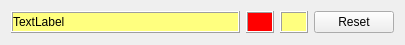
<?xml version="1.0" encoding="UTF-8"?>
<ui version="4.0">
 <class>TextStyleEditorWidget</class>
 <widget class="QWidget" name="TextStyleEditorWidget">
  <property name="geometry">
   <rect>
    <x>0</x>
    <y>0</y>
    <width>405</width>
    <height>45</height>
   </rect>
  </property>
  <property name="windowTitle">
   <string>Form</string>
  </property>
  <layout class="QGridLayout">
   <item row="0" column="0">
    <layout class="QHBoxLayout">
     <item>
      <widget class="QFrame" name="frame_3">
       <property name="sizePolicy">
        <sizepolicy hsizetype="Expanding" vsizetype="Preferred">
         <horstretch>0</horstretch>
         <verstretch>0</verstretch>
        </sizepolicy>
       </property>
       <property name="minimumSize">
        <size>
         <width>60</width>
         <height>20</height>
        </size>
       </property>
       <property name="autoFillBackground">
        <bool>false</bool>
       </property>
       <property name="frameShape">
        <enum>QFrame::Box</enum>
       </property>
       <property name="frameShadow">
        <enum>QFrame::Raised</enum>
       </property>
       <layout class="QHBoxLayout">
        <property name="spacing">
         <number>0</number>
        </property>
        <property name="margin">
         <number>0</number>
        </property>
        <item>
         <widget class="TextDisplayLabel" name="testZoneLabel">
          <property name="palette">
           <palette>
            <active>
             <colorrole role="Base">
              <brush brushstyle="SolidPattern">
               <color alpha="255">
                <red>255</red>
                <green>255</green>
                <blue>255</blue>
               </color>
              </brush>
             </colorrole>
             <colorrole role="Window">
              <brush brushstyle="SolidPattern">
               <color alpha="255">
                <red>255</red>
                <green>255</green>
                <blue>127</blue>
               </color>
              </brush>
             </colorrole>
            </active>
            <inactive>
             <colorrole role="Base">
              <brush brushstyle="SolidPattern">
               <color alpha="255">
                <red>255</red>
                <green>255</green>
                <blue>255</blue>
               </color>
              </brush>
             </colorrole>
             <colorrole role="Window">
              <brush brushstyle="SolidPattern">
               <color alpha="255">
                <red>255</red>
                <green>255</green>
                <blue>127</blue>
               </color>
              </brush>
             </colorrole>
            </inactive>
            <disabled>
             <colorrole role="Base">
              <brush brushstyle="SolidPattern">
               <color alpha="255">
                <red>255</red>
                <green>255</green>
                <blue>127</blue>
               </color>
              </brush>
             </colorrole>
             <colorrole role="Window">
              <brush brushstyle="SolidPattern">
               <color alpha="255">
                <red>255</red>
                <green>255</green>
                <blue>127</blue>
               </color>
              </brush>
             </colorrole>
            </disabled>
           </palette>
          </property>
          <property name="cursor">
           <cursorShape>PointingHandCursor</cursorShape>
          </property>
          <property name="autoFillBackground">
           <bool>true</bool>
          </property>
          <property name="text">
           <string>TextLabel</string>
          </property>
         </widget>
        </item>
       </layout>
      </widget>
     </item>
     <item>
      <widget class="QFrame" name="frame">
       <property name="sizePolicy">
        <sizepolicy hsizetype="Preferred" vsizetype="Preferred">
         <horstretch>0</horstretch>
         <verstretch>0</verstretch>
        </sizepolicy>
       </property>
       <property name="minimumSize">
        <size>
         <width>28</width>
         <height>20</height>
        </size>
       </property>
       <property name="autoFillBackground">
        <bool>true</bool>
       </property>
       <property name="frameShape">
        <enum>QFrame::Box</enum>
       </property>
       <property name="frameShadow">
        <enum>QFrame::Raised</enum>
       </property>
       <layout class="QGridLayout">
        <property name="margin">
         <number>0</number>
        </property>
        <property name="spacing">
         <number>0</number>
        </property>
        <item row="0" column="0">
         <widget class="TextColorWidget" name="textColorWidget" native="true">
          <property name="sizePolicy">
           <sizepolicy hsizetype="Preferred" vsizetype="Preferred">
            <horstretch>0</horstretch>
            <verstretch>0</verstretch>
           </sizepolicy>
          </property>
          <property name="palette">
           <palette>
            <active>
             <colorrole role="Base">
              <brush brushstyle="SolidPattern">
               <color alpha="255">
                <red>255</red>
                <green>255</green>
                <blue>255</blue>
               </color>
              </brush>
             </colorrole>
             <colorrole role="Window">
              <brush brushstyle="SolidPattern">
               <color alpha="255">
                <red>255</red>
                <green>0</green>
                <blue>0</blue>
               </color>
              </brush>
             </colorrole>
            </active>
            <inactive>
             <colorrole role="Base">
              <brush brushstyle="SolidPattern">
               <color alpha="255">
                <red>255</red>
                <green>255</green>
                <blue>255</blue>
               </color>
              </brush>
             </colorrole>
             <colorrole role="Window">
              <brush brushstyle="SolidPattern">
               <color alpha="255">
                <red>255</red>
                <green>0</green>
                <blue>0</blue>
               </color>
              </brush>
             </colorrole>
            </inactive>
            <disabled>
             <colorrole role="Base">
              <brush brushstyle="SolidPattern">
               <color alpha="255">
                <red>255</red>
                <green>0</green>
                <blue>0</blue>
               </color>
              </brush>
             </colorrole>
             <colorrole role="Window">
              <brush brushstyle="SolidPattern">
               <color alpha="255">
                <red>255</red>
                <green>0</green>
                <blue>0</blue>
               </color>
              </brush>
             </colorrole>
            </disabled>
           </palette>
          </property>
          <property name="cursor">
           <cursorShape>PointingHandCursor</cursorShape>
          </property>
          <property name="toolTip">
           <string>Text color</string>
          </property>
          <property name="autoFillBackground">
           <bool>true</bool>
          </property>
         </widget>
        </item>
       </layout>
      </widget>
     </item>
     <item>
      <widget class="QFrame" name="frame_2">
       <property name="sizePolicy">
        <sizepolicy hsizetype="Preferred" vsizetype="Preferred">
         <horstretch>0</horstretch>
         <verstretch>0</verstretch>
        </sizepolicy>
       </property>
       <property name="minimumSize">
        <size>
         <width>28</width>
         <height>20</height>
        </size>
       </property>
       <property name="autoFillBackground">
        <bool>true</bool>
       </property>
       <property name="frameShape">
        <enum>QFrame::Box</enum>
       </property>
       <property name="frameShadow">
        <enum>QFrame::Raised</enum>
       </property>
       <layout class="QGridLayout">
        <property name="margin">
         <number>0</number>
        </property>
        <property name="spacing">
         <number>0</number>
        </property>
        <item row="0" column="0">
         <widget class="TextColorWidget" name="bgColorWidget" native="true">
          <property name="sizePolicy">
           <sizepolicy hsizetype="Preferred" vsizetype="Preferred">
            <horstretch>0</horstretch>
            <verstretch>0</verstretch>
           </sizepolicy>
          </property>
          <property name="palette">
           <palette>
            <active>
             <colorrole role="Base">
              <brush brushstyle="SolidPattern">
               <color alpha="255">
                <red>255</red>
                <green>255</green>
                <blue>255</blue>
               </color>
              </brush>
             </colorrole>
             <colorrole role="Window">
              <brush brushstyle="SolidPattern">
               <color alpha="255">
                <red>255</red>
                <green>255</green>
                <blue>127</blue>
               </color>
              </brush>
             </colorrole>
            </active>
            <inactive>
             <colorrole role="Base">
              <brush brushstyle="SolidPattern">
               <color alpha="255">
                <red>255</red>
                <green>255</green>
                <blue>255</blue>
               </color>
              </brush>
             </colorrole>
             <colorrole role="Window">
              <brush brushstyle="SolidPattern">
               <color alpha="255">
                <red>255</red>
                <green>255</green>
                <blue>127</blue>
               </color>
              </brush>
             </colorrole>
            </inactive>
            <disabled>
             <colorrole role="Base">
              <brush brushstyle="SolidPattern">
               <color alpha="255">
                <red>255</red>
                <green>255</green>
                <blue>127</blue>
               </color>
              </brush>
             </colorrole>
             <colorrole role="Window">
              <brush brushstyle="SolidPattern">
               <color alpha="255">
                <red>255</red>
                <green>255</green>
                <blue>127</blue>
               </color>
              </brush>
             </colorrole>
            </disabled>
           </palette>
          </property>
          <property name="cursor">
           <cursorShape>PointingHandCursor</cursorShape>
          </property>
          <property name="toolTip">
           <string>Background color</string>
          </property>
          <property name="autoFillBackground">
           <bool>true</bool>
          </property>
         </widget>
        </item>
       </layout>
      </widget>
     </item>
     <item>
      <widget class="QPushButton" name="resetButton">
       <property name="sizePolicy">
        <sizepolicy hsizetype="Fixed" vsizetype="Fixed">
         <horstretch>0</horstretch>
         <verstretch>0</verstretch>
        </sizepolicy>
       </property>
       <property name="cursor">
        <cursorShape>ArrowCursor</cursorShape>
       </property>
       <property name="toolTip">
        <string>Default values</string>
       </property>
       <property name="text">
        <string>Reset</string>
       </property>
      </widget>
     </item>
    </layout>
   </item>
  </layout>
 </widget>
 <customwidgets>
  <customwidget>
   <class>TextColorWidget</class>
   <extends>QWidget</extends>
   <header>TextStyleEditorWidget.h</header>
   <container>1</container>
  </customwidget>
  <customwidget>
   <class>TextDisplayLabel</class>
   <extends>QLabel</extends>
   <header>TextStyleEditorWidget.h</header>
  </customwidget>
 </customwidgets>
 <resources/>
 <connections/>
</ui>
